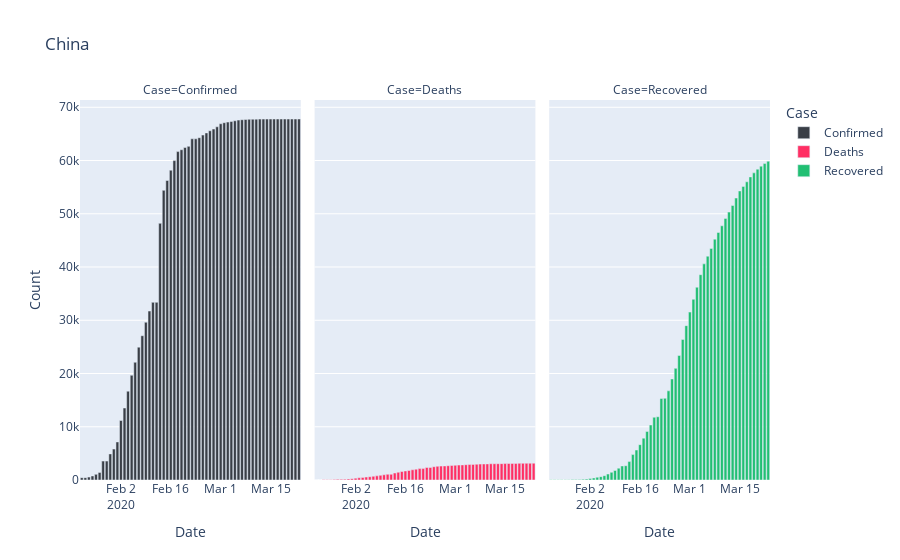
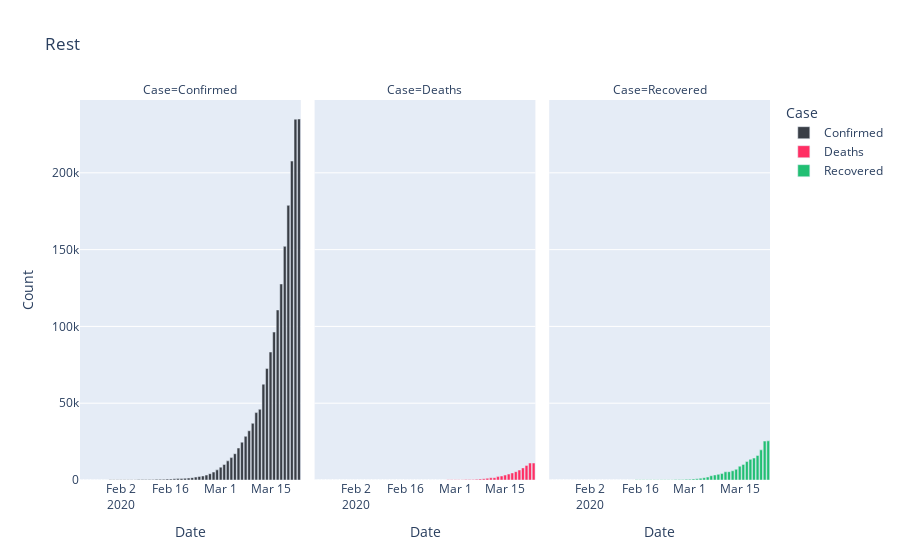

The cell these charts' notebook holds for them, in order:
### Code cell
gdf = full_table.groupby(['Date', 'Country/Region'])['Confirmed', 'Deaths', 'Recovered'].max()
gdf = gdf.reset_index()

temp = gdf[gdf['Country/Region']=='China'].reset_index()
temp = temp.melt(id_vars='Date', value_vars=['Confirmed', 'Deaths', 'Recovered'],
                var_name='Case', value_name='Count')
fig = px.bar(temp, x="Date", y="Count", color='Case', facet_col="Case",
            title='China', color_discrete_sequence=[cnf, dth, rec])
fig.show()

temp = gdf[gdf['Country/Region']!='China'].groupby('Date').sum().reset_index()
temp = temp.melt(id_vars='Date', value_vars=['Confirmed', 'Deaths', 'Recovered'],
                var_name='Case', value_name='Count')
fig = px.bar(temp, x="Date", y="Count", color='Case', facet_col="Case",
             title='Rest', color_discrete_sequence=[cnf, dth, rec])
fig.show()
